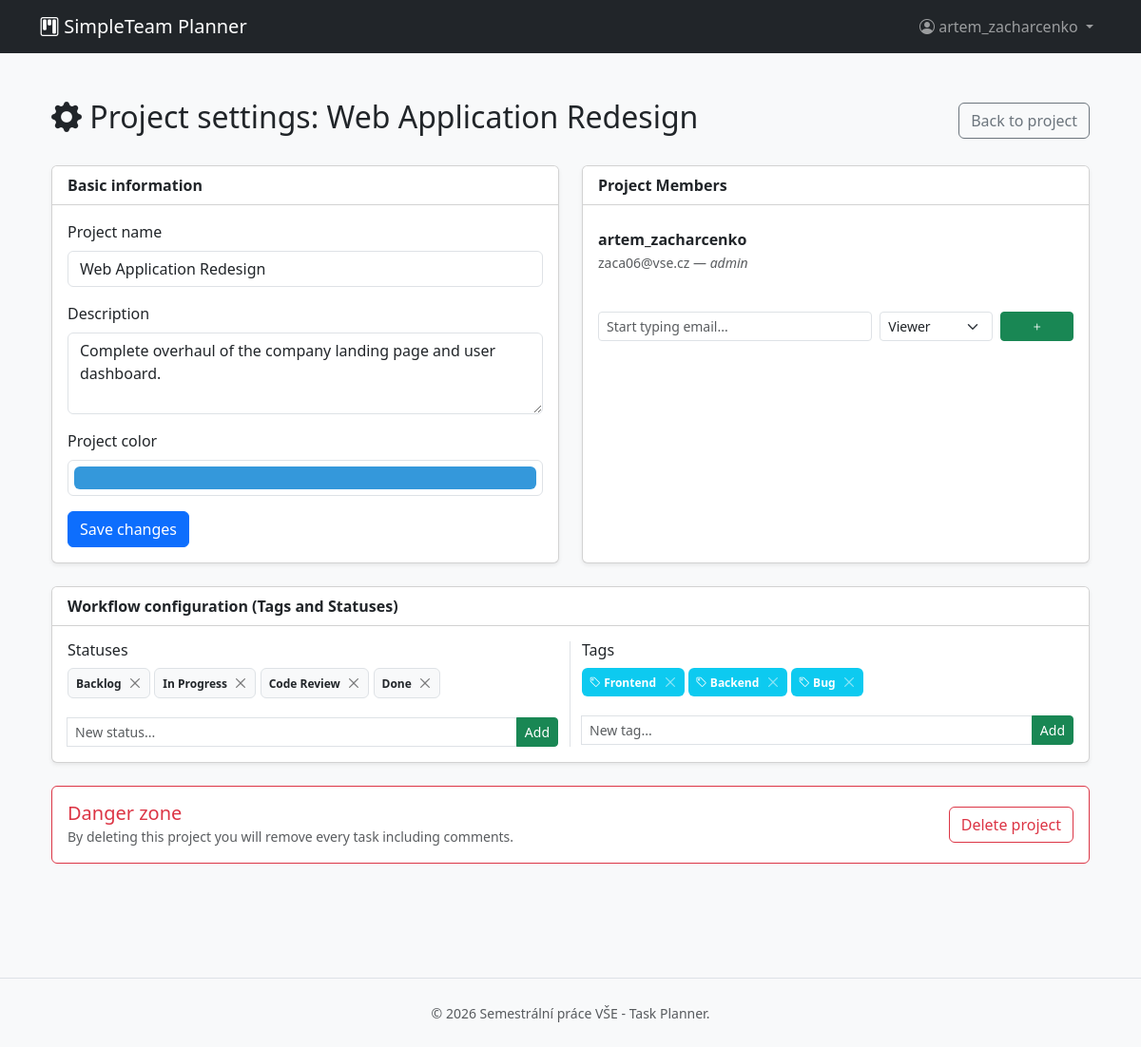
/project-settings.php?id=1 (signed in), run on the app's committed database.
### tables this page shows
CREATE TABLE projects (
    id INT AUTO_INCREMENT PRIMARY KEY,
    created_by INT NOT NULL,
    name VARCHAR(255) NOT NULL,
    description TEXT,
    color_hex VARCHAR(7),  
    created_at TIMESTAMP DEFAULT CURRENT_TIMESTAMP,
    FOREIGN KEY (created_by) REFERENCES users(id) ON DELETE CASCADE
);

CREATE TABLE project_members (
    project_id INT NOT NULL,
    user_id INT NOT NULL,
    role ENUM('admin', 'editor', 'viewer') NOT NULL DEFAULT 'viewer',
    PRIMARY KEY (project_id, user_id),
    FOREIGN KEY (project_id) REFERENCES projects(id) ON DELETE CASCADE,
    FOREIGN KEY (user_id) REFERENCES users(id) ON DELETE CASCADE
);

CREATE TABLE users (
    id INT AUTO_INCREMENT PRIMARY KEY,
    username VARCHAR(255) NOT NULL,
    email VARCHAR(255) NOT NULL UNIQUE,
    password VARCHAR(255),
    oauth_provider VARCHAR(50),  
    oauth_id VARCHAR(255),
    created_at TIMESTAMP DEFAULT CURRENT_TIMESTAMP
);

CREATE TABLE statuses (
    id INT AUTO_INCREMENT PRIMARY KEY,
    project_id INT NOT NULL,
    name VARCHAR(100) NOT NULL,
    FOREIGN KEY (project_id) REFERENCES projects(id) ON DELETE CASCADE
);

CREATE TABLE tags (
    id INT AUTO_INCREMENT PRIMARY KEY,
    project_id INT NOT NULL,
    name VARCHAR(100) NOT NULL,
    FOREIGN KEY (project_id) REFERENCES projects(id) ON DELETE CASCADE
);

### classes/Project.php (called while the page is built, shortened)
<?php
class Project {
    public static function getById(int $id) {
        $db = Database::getConnection();
        $stmt = $db->prepare("SELECT * FROM projects WHERE id = ?");
        $stmt->execute([$id]);
        return $stmt->fetch();
    }
    public static function getMembers(int $projectId) {
        $db = Database::getConnection();
        $stmt = $db->prepare("
            SELECT u.id, u.username, u.email, pm.role
            FROM users u
            JOIN project_members pm ON u.id = pm.user_id
            WHERE pm.project_id = ?
            ORDER BY pm.role ASC, u.username ASC
        ");
        $stmt->execute([$projectId]);
        return $stmt->fetchAll();
    }
}

### classes/Status.php (called while the page is built, shortened)
<?php
class Status {
    public static function getByProject(int $projectId) {
        $db = Database::getConnection();
        $stmt = $db->prepare("SELECT * FROM statuses WHERE project_id = ?");
        $stmt->execute([$projectId]);
        return $stmt->fetchAll();
    }
}

### classes/Tag.php (called while the page is built, shortened)
<?php
class Tag {
    public static function getByProject(int $projectId) {
        $db = Database::getConnection();
        $stmt = $db->prepare("SELECT * FROM tags WHERE project_id = ?");
        $stmt->execute([$projectId]);
        return $stmt->fetchAll();
    }
}

### project-settings.php (the view, shortened to what this page needs)
<?php
$projectId = filter_input(INPUT_GET, 'id', FILTER_VALIDATE_INT);
$project = Project::getById($projectId);
$members = Project::getMembers($projectId);
$tags = Tag::getByProject($projectId);
$statuses = Status::getByProject($projectId);
$members = Project::getMembers($projectId);
require_once 'inc/header.php';
?>
    <div class="container py-4">
        <div class="d-flex justify-content-between align-items-center mb-4">
            <h2><i class="bi bi-gear-fill"></i> Project settings: <?= htmlspecialchars($project['name']) ?></h2>
            <a href="project-detail.php?id=<?= $projectId ?>" class="btn btn-outline-secondary">Back to project</a>
        </div>
        <div class="row">
            <div class="col-md-6 mb-4">
                <div class="card shadow-sm h-100">
                    <div class="card-header bg-white fw-bold">Basic information</div>
                    <div class="card-body">
                        <form method="POST">
                            <div class="mb-3">
                                <label class="form-label">Project name</label>
                                <input type="text" name="name" class="form-control" value="<?= htmlspecialchars($project['name']) ?>" required>
                            </div>
                            <div class="mb-3">
                                <label class="form-label">Description</label>
                                <textarea name="description" class="form-control" rows="3"><?= htmlspecialchars($project['description']) ?></textarea>
                            </div>
                            <div class="mb-3">
                                <label class="form-label">Project color</label>
                                <input type="color" name="color_hex" class="form-control form-control-color w-100" value="<?= htmlspecialchars($project['color_hex']) ?>">
                            </div>
                            <button type="submit" class="btn btn-primary">Save changes</button>
                        </form>
                    </div>
                </div>
            </div>
            <div class="col-md-6 mb-4">
                <div class="card shadow-sm h-100">
                    <div class="card-header bg-white fw-bold">Project Members</div>
                    <div class="card-body">
                        <ul class="list-group list-group-flush mb-3">
                            <?php foreach ($members as $m): ?>
                                <li class="list-group-item d-flex justify-content-between align-items-center px-0">
                                    <div>
                                        <strong><?= htmlspecialchars($m['username']) ?></strong> <br>
                                        <small class="text-muted"><?= htmlspecialchars($m['email']) ?> — <em><?= $m['role'] ?></em></small>
                                    </div>
                                </li>
                            <?php endforeach; ?>
                        </ul>
                        <form method="POST" class="row g-2 mt-4">
                            <div class="col-7">
                                <input type="email" name="email" class="form-control form-control-sm" list="userEmails" placeholder="Start typing email..." required autocomplete="off">
                            </div>
                            <div class="col-3">
                                <select name="role" class="form-select form-select-sm">
                                    <option value="viewer">Viewer</option>
                                </select>
                            </div>
                            <div class="col-2">
                                <button type="submit" class="btn btn-sm btn-success w-100" title="Add member"><i class="bi bi-plus"></i></button>
                            </div>
                        </form>
                    </div>
                </div>
            </div>
            <div class="col-md-12">
                <div class="card shadow-sm mb-4">
                    <div class="card-header bg-white fw-bold">Workflow configuration (Tags and Statuses)</div>
                    <div class="card-body">
                        <div class="row">
                            <div class="col-md-6 border-end">
                                <h6>Statuses</h6>
                                <div class="mb-3">
                                    <?php foreach ($statuses as $s): ?>
                                        <span class="badge bg-light text-dark border p-2 mb-1">
                                    <?= htmlspecialchars($s['name']) ?>
                                    <form method="POST" class="d-inline ms-1">
                                        <button type="submit" class="btn-close" style="font-size: 0.6rem;"></button>
                                    </form>
                                </span>
                                    <?php endforeach; ?>
                                </div>
                                <form method="POST" class="input-group input-group-sm">
                                    <input type="text" name="status_name" class="form-control" placeholder="New status..." required>
                                    <button type="submit" class="btn btn-success">Add</button>
                                </form>
                            </div>
                            <div class="col-md-6">
                                <h6>Tags</h6>
                                <div class="mb-3">
                                    <?php foreach ($tags as $t): ?>
                                        <span class="badge bg-info text-white p-2 mb-1">
                                    <i class="bi bi-tag"></i> <?= htmlspecialchars($t['name']) ?>
                                    <form method="POST" class="d-inline ms-1">
                                        <button type="submit" class="btn-close btn-close-white" style="font-size: 0.6rem;"></button>
                                    </form>
                                </span>
                                    <?php endforeach; ?>
                                </div>
                                <form method="POST" class="input-group input-group-sm">
                                    <input type="text" name="tag_name" class="form-control" placeholder="New tag..." required>
                                    <button type="submit" class="btn btn-success">Add</button>
                                </form>
                            </div>
                        </div>
                    </div>
                </div>
                <div class="card border-danger mb-5">
                    <div class="card-body d-flex justify-content-between align-items-center">
                        <div>
                            <h5 class="text-danger mb-0">Danger zone</h5>
                            <small class="text-muted">By deleting this project you will remove every task including comments.</small>
                        </div>
                        <form method="POST" onsubmit="return confirm('ARE YOU SURE YOU WANT TO DELETE WHOLE PROJECT? This action is irreversible.')">
                            <button type="submit" class="btn btn-outline-danger">Delete project</button>
                        </form>
                    </div>
                </div>
            </div>
        </div>
    </div>
<?php require_once 'inc/footer.php'; ?>

### inc/header.php (shortened to what this page needs)
<!DOCTYPE html>
<html lang="cs">
<head>
    <link href="https://cdn.jsdelivr.net/npm/bootstrap@5.3.2/dist/css/bootstrap.min.css" rel="stylesheet">
    <link rel="stylesheet" href="https://cdn.jsdelivr.net/npm/bootstrap-icons@1.11.1/font/bootstrap-icons.css">
</head>
<body>
<nav class="navbar navbar-expand-lg navbar-dark bg-dark mb-4">
    <div class="container">
        <a class="navbar-brand" href="index.php">
            <i class="bi bi-kanban"></i> SimpleTeam Planner
        </a>
        <div class="collapse navbar-collapse" id="navbarNav">
            <?php if (isset($_SESSION['user_id'])): ?>
                <ul class="navbar-nav">
                    <li class="nav-item dropdown">
                        <a class="nav-link dropdown-toggle" href="#" id="userDropdown" role="button" data-bs-toggle="dropdown">
                            <i class="bi bi-person-circle"></i> <?= htmlspecialchars($_SESSION['username'] ?? 'Profile') ?>
                        </a>
                    </li>
                </ul>
            <?php endif; ?>
        </div>
    </div>
</nav>
<div class="container">

### inc/footer.php (shortened to what this page needs)
</div> <footer class="text-center text-muted py-4 mt-5 border-top">
    <div class="container">
        <small>&copy; <?= date('Y') ?> Semestrální práce VŠE - Task Planner.</small>
    </div>
</footer>
</body>
</html>

### inc/header.php (style rules this page uses)
body { background-color: #f8f9fa; }

### data on the page
projects: name "Web Application Redesign", description "Complete overhaul of the company landing page and user dashboard.", color_hex "#3498db"
project_members: user.username "artem_zacharcenko", user.email "zaca06@vse.cz", role "admin"
statuses: name "Backlog"
statuses: name "In Progress"
statuses: name "Code Review"
statuses: name "Done"
tags: name "Frontend"
tags: name "Backend"
tags: name "Bug"

### other printed values
$_SESSION['username'] "artem_zacharcenko"
